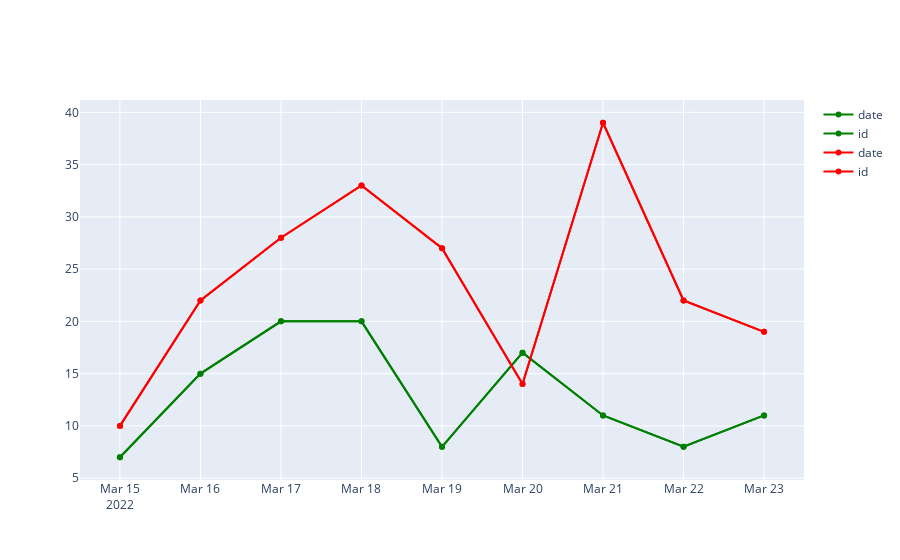

Notebook code for this chart:
### Code cell
# Visualizing the sentiment
#pip install plotly
import plotly.graph_objs as go

fig = go.Figure()
for col in pos.columns:
    fig.add_trace(go.Scatter(x=pos['date'], y=pos['id'],
                             name = col,
                             mode = 'markers+lines',
                             line=dict(shape='linear'),
                             connectgaps=True,
                             line_color='green'
                             )
                 )

for col in neg.columns:
    fig.add_trace(go.Scatter(x=neg['date'], y=neg['id'],
                             name = col,
                             mode = 'markers+lines',
                             line=dict(shape='linear'),
                             connectgaps=True,
                             line_color='red'
                             )
                 )
fig.show()

### Figure 1 — Plotly figure (JSON) as saved in the notebook; plotly's stock layout.template omitted (floating-point values rounded to 4 significant figures)
{"data": [{"connectgaps": true, "line": {"color": "green", "shape": "linear"}, "mode": "markers+lines", "name": "date", "type": "scatter", "x": ["2022-03-15", "2022-03-16", "2022-03-17", "2022-03-18", "2022-03-19", "2022-03-20", "2022-03-21", "2022-03-22", "2022-03-23"], "y": [7, 15, 20, 20, 8, 17, 11, 8, 11]}, {"connectgaps": true, "line": {"color": "green", "shape": "linear"}, "mode": "markers+lines", "name": "id", "type": "scatter", "x": ["2022-03-15", "2022-03-16", "2022-03-17", "2022-03-18", "2022-03-19", "2022-03-20", "2022-03-21", "2022-03-22", "2022-03-23"], "y": [7, 15, 20, 20, 8, 17, 11, 8, 11]}, {"connectgaps": true, "line": {"color": "red", "shape": "linear"}, "mode": "markers+lines", "name": "date", "type": "scatter", "x": ["2022-03-15", "2022-03-16", "2022-03-17", "2022-03-18", "2022-03-19", "2022-03-20", "2022-03-21", "2022-03-22", "2022-03-23"], "y": [10, 22, 28, 33, 27, 14, 39, 22, 19]}, {"connectgaps": true, "line": {"color": "red", "shape": "linear"}, "mode": "markers+lines", "name": "id", "type": "scatter", "x": ["2022-03-15", "2022-03-16", "2022-03-17", "2022-03-18", "2022-03-19", "2022-03-20", "2022-03-21", "2022-03-22", "2022-03-23"], "y": [10, 22, 28, 33, 27, 14, 39, 22, 19]}], "layout": {}}
